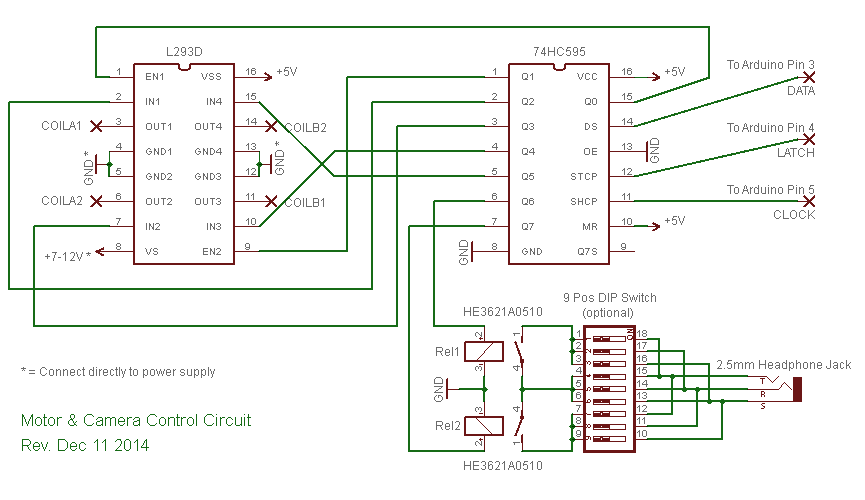
#> input picture BLG 439E (Comp. Project I)/Project 4/schema2.jpg, 865 x 500 px, given in place of data.jpg, which was not available
$ python Q2.1.py
#> lines starting #> are read from the running program, lines starting #| are printed output that depends on the picture; pictures that were not available may be replaced by others from this repository, and a replacement may not be noted
#150130032
#Baran Kaya


import numpy as np
from numpy import linalg as LA
import matplotlib.pyplot as plt
import cv2
from numpy import zeros

#SVD -> A = U.S.V^t

#Read image as matrix
A = cv2.imread("data.jpg")
#> A is the input picture: shape (500, 865, 3); mean B, G, R 242, 244.5, 243.5

#Split RGB
b, g, r = cv2.split(A)
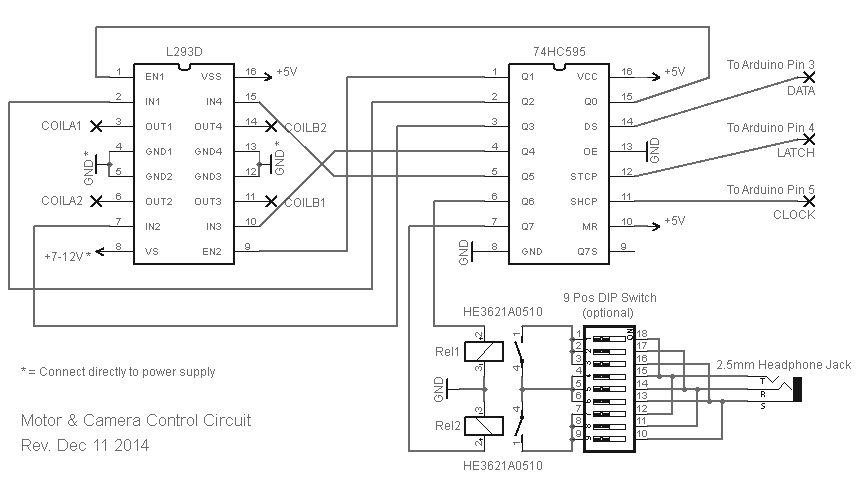
#> g: shape (500, 865); min 22, max 255, mean 244.5
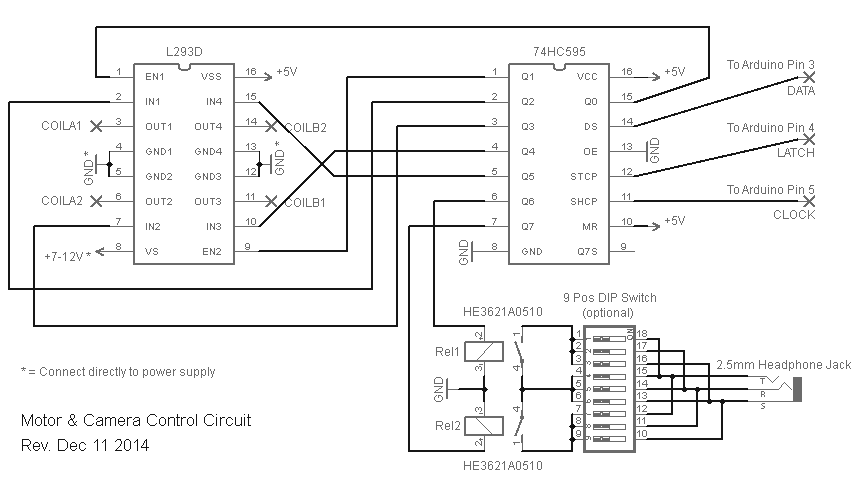
#> r: shape (500, 865); min 9, max 255, mean 243.5
#img = cv2.merge((b,g,r)) -> merge code

#Transpose of RGB
b_transpose = np.transpose(b)
g_transpose = np.transpose(g)
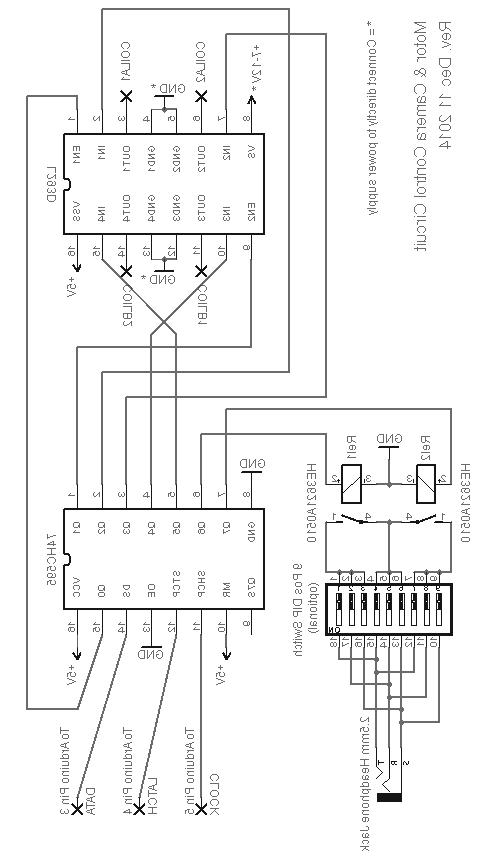
#> g_transpose: shape (865, 500); min 22, max 255, mean 244.5
r_transpose = np.transpose(r)
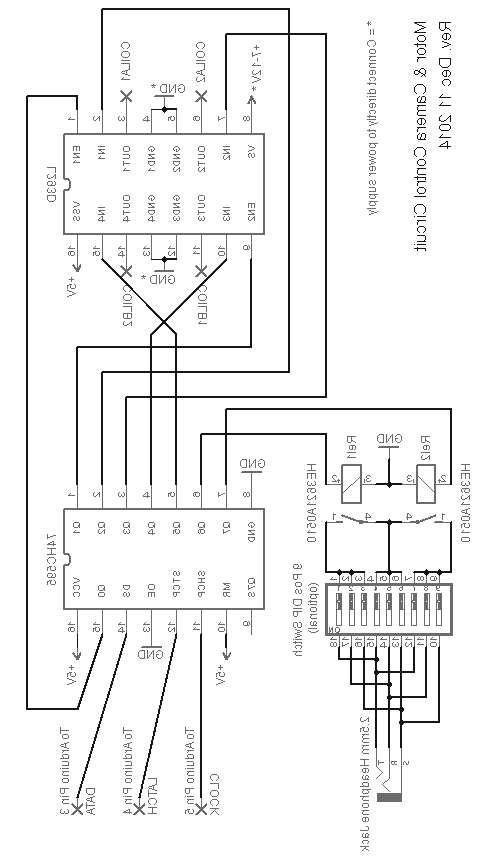
#> r_transpose: shape (865, 500); min 9, max 255, mean 243.5

"""
#W = A.ATrans -> for RGB
Wred = np.dot(r, r_transpose)
Wgreen = np.dot(g, g_transpose)
Wblue = np.dot(b, b_transpose)

#Eigenvalues for A.ATrans and eigenvectors of W = U
UEigValRed, Ured = LA.eig(Wred)
UEigValGreen, Ugreen = LA.eig(Wgreen)
UEigValBlue, Ublue = LA.eig(Wblue)
"""

#X = A^t.A -> for RGB
Xred = np.dot(r_transpose, r)
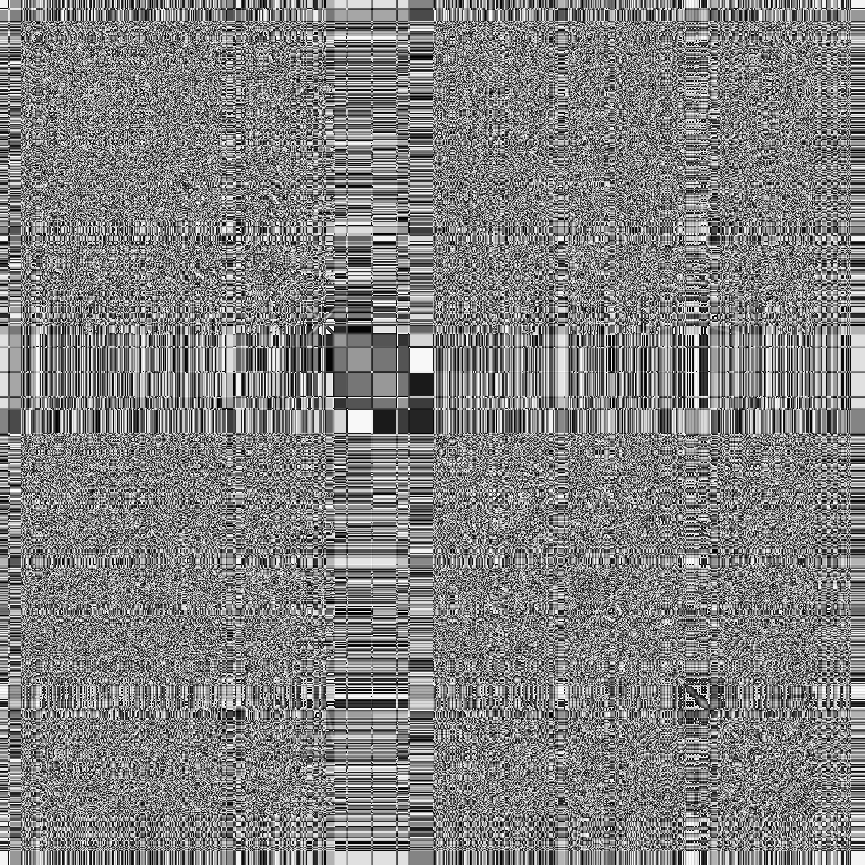
#> Xred: shape (865, 865); min 0, max 255, mean 128.9
Xgreen = np.dot(g_transpose, g)
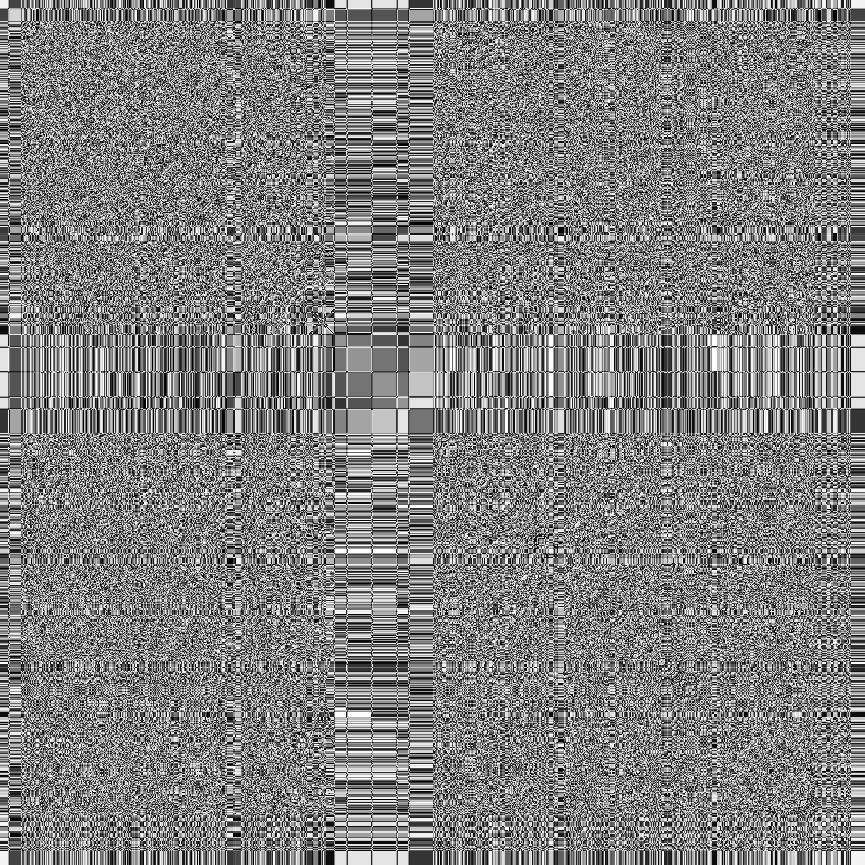
#> Xgreen: shape (865, 865); min 0, max 255, mean 128.3
Xblue = np.dot(b_transpose, b)
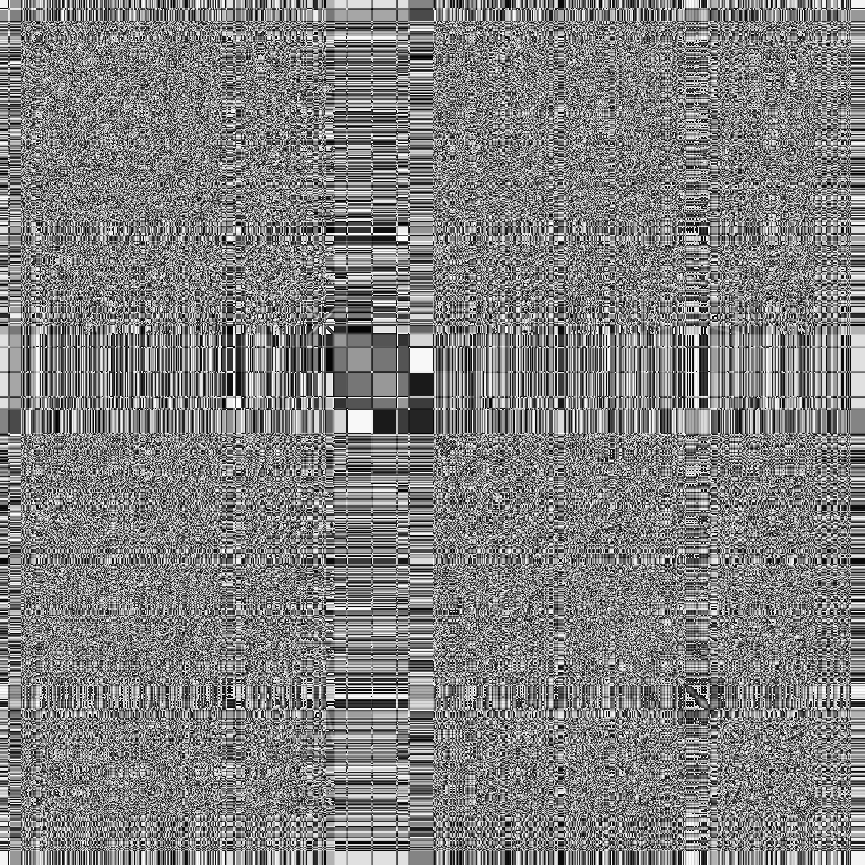
#> Xblue: shape (865, 865); min 0, max 255, mean 128.1

#Eigenvalues for ATrans.A and eigenvectors of X = V
VEigValRed, Vred = LA.eig(Xred)
VEigValGreen, Vgreen = LA.eig(Xgreen)
VEigValBlue, Vblue = LA.eig(Xblue)

VTransRed = np.transpose(Vred)
VTransGreen = np.transpose(Vgreen)
VTransBlue = np.transpose(Vblue)

#S -> sorted sqrt eigenvalues matrix
Sred = zeros((1406, 2500))
Sgreen = zeros((1406, 2500))
Sblue = zeros((1406, 2500))

#Sort and sqrt
Sred_values = np.sort(np.sqrt(np.absolute(VEigValRed)))
#> Sred_values = 865 values from 4e-54 to 334.6
Sgreen_values = np.sort(np.sqrt(np.absolute(VEigValGreen)))
#> Sgreen_values = 865 values from 2.25e-53 to 333.5
Sblue_values = np.sort(np.sqrt(np.absolute(VEigValBlue)))
#> Sblue_values = 865 values from 6.67e-54 to 333.5

#S same size with A
for i in range (0, 1406):
#> (the run stopped early here; a loop or call above may not have finished)
